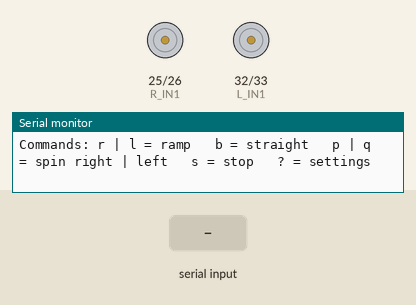
This sketch was run on a simulated ESP32. On the bench: motor-driver pin pairs drawn as motors (green arrow = first pin HIGH = forward, orange = second pin HIGH = backward, longer = more drive, scaled by the enable pin), the last lines printed to the serial monitor. The inputs (shaded band) are chosen by the test bench.

Above: at 1.5 s.
1.6 s: "r" received over Serial
4.6 s: "l" received over Serial
6.1 s: "b" received over Serial
At 6.4 s:
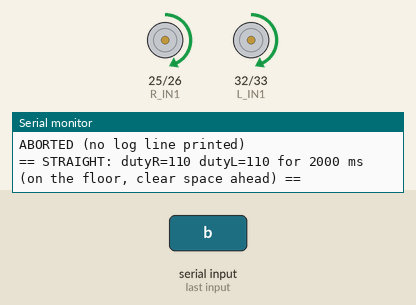
9.1 s: "p" received over Serial
At 9.9 s:
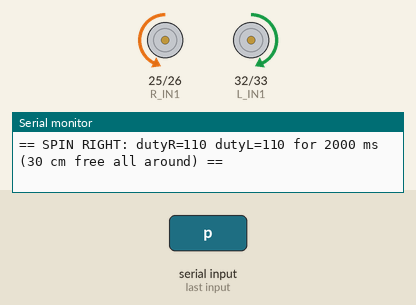
12.1 s: "q" received over Serial
At 13.4 s:
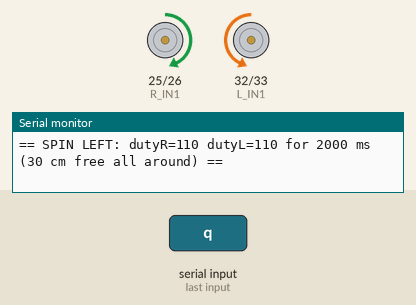
15.1 s: "l" received over Serial
Timing chart, 0 to 18.1 s (numbered marks = the images above; inputs shaded):
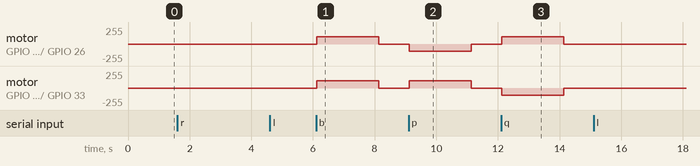

The sketch:

motor_test_v2.ino
```cpp
/*
  motor_test_v2.ino - motor test + calibration log (ESP32 + L298N)

  Board : ESP32 Dev Module (ESP32-WROOM-32, 38 pins)
  Core  : works with arduino-esp32 2.x and 3.x

  Convention
    RIGHT / LEFT = as seen from BEHIND the robot, looking in the direction of motion.
    FORWARD      = toward the caster wheel and the HC-SR04.
    Right motor  = L298N channel A (IN1, IN2, ENA)
    Left  motor  = L298N channel B (IN3, IN4, ENB)

  HOW TO USE
    1. Edit ONLY section 4 (CALIBRATION) between runs, then upload.
    2. Open Serial Monitor at 115200 baud.
    3. Send a command letter, watch the robot, then write the result in the
       log table at the bottom of this file (or in the Doc).
    4. Change ONE number per run.

  COMMANDS
    r = ramp test, right wheel (find MIN_PWM_RIGHT)
    l = ramp test, left wheel  (find MIN_PWM_LEFT)
    b = straight run, both wheels, RUN_MS   (robot on the floor, clear space ahead)
    p = spin in place to the right, RUN_MS  (robot on the floor, 30 cm free all around)
    q = spin in place to the left,  RUN_MS
    s = stop      ? = print current settings
    Any key pressed DURING a test aborts it and stops the motors.

  BEFORE POWERING THE MOTORS
    - ENA and ENB jumpers on the L298N board removed
    - 10k pull-down resistor from ENA and ENB to GND
    - common GND between battery, L298N and ESP32
    - for r / l tests the robot may be lifted; for b / p / q it must be on the floor
*/

#include <Arduino.h>

// ===================== 1) PINS (edit only if the wiring changes) =====================
const int R_IN1 = 25;
const int R_IN2 = 26;
const int R_EN  = 27;   // set to 2 if the ENA wire was NOT moved
const int L_IN1 = 32;
const int L_IN2 = 33;
const int L_EN  = 18;   // set to 15 if the ENB wire was NOT moved

// ===================== 2) DIRECTION FIX =====================
// Change to true ONLY if that wheel turns backward when the code says "forward".
// Do NOT also swap the motor wires, or the two fixes cancel each other.
const bool INVERT_RIGHT = false;
const bool INVERT_LEFT  = false;

// ===================== 3) HARD LIMITS (do not raise: motors are rated 3.7 V) =====================
const int PWM_FREQ = 5000;   // Hz
const int PWM_BITS = 8;      // duty range 0..255
const int PWM_MAX  = 153;    // 60 %

// ===================== 4) CALIBRATION (edit between runs, then record) =====================
// MIN_PWM_* : lowest duty at which that wheel moves the robot smoothly ON THE FLOOR.
//             The values below are PLACEHOLDERS until you measure them with r / l.
const int   MIN_PWM_RIGHT = 90;
const int   MIN_PWM_LEFT  = 90;

// BASE_PWM  : test speed for b / p / q (must be <= PWM_MAX).
const int   BASE_PWM      = 110;

// TRIM_*    : multiplier on each wheel's duty. Keep between 0.80 and 1.00.
//             Robot drifts RIGHT  -> lower TRIM_LEFT  (e.g. 0.97)
//             Robot drifts LEFT   -> lower TRIM_RIGHT (e.g. 0.97)
const float TRIM_RIGHT    = 1.00f;
const float TRIM_LEFT     = 1.00f;

// RUN_MS    : duration of b / p / q.
const int   RUN_MS        = 2000;

// Optional kick-start: a short burst at KICK_PWM to get the wheels moving from rest.
const int   KICK_PWM      = 150;
const int   KICK_MS       = 0;      // 0 = disabled

// ===================== 5) RAMP TEST (r / l) =====================
const int RAMP_START   = 60;
const int RAMP_STEP    = 10;
const int RAMP_STEP_MS = 600;

// ===================== internals =====================
const int R_CH = 0;   // LEDC channels, used by core 2.x only
const int L_CH = 1;
int runNo = 0;

// ---------------- PWM wrappers (core 2.x / 3.x) ----------------
void pwmInit() {
#if ESP_ARDUINO_VERSION_MAJOR >= 3
  ledcAttach(R_EN, PWM_FREQ, PWM_BITS);
  ledcAttach(L_EN, PWM_FREQ, PWM_BITS);
#else
  ledcSetup(R_CH, PWM_FREQ, PWM_BITS);
  ledcAttachPin(R_EN, R_CH);
  ledcSetup(L_CH, PWM_FREQ, PWM_BITS);
  ledcAttachPin(L_EN, L_CH);
#endif
}

void pwmWrite(int pin, int channel, int duty) {
#if ESP_ARDUINO_VERSION_MAJOR >= 3
  (void)channel;
  ledcWrite(pin, duty);
#else
  (void)pin;
  ledcWrite(channel, duty);
#endif
}

// ---------------- Motor control ----------------
// speed: -PWM_MAX .. +PWM_MAX  (positive = forward, 0 = stop)
void setMotor(int in1, int in2, int enPin, int enCh, bool invert, int speed) {
  speed = constrain(speed, -PWM_MAX, PWM_MAX);

  if (speed == 0) {
    pwmWrite(enPin, enCh, 0);
    digitalWrite(in1, LOW);
    digitalWrite(in2, LOW);
    return;
  }

  bool forward = (speed > 0);
  if (invert) forward = !forward;

  digitalWrite(in1, forward ? HIGH : LOW);
  digitalWrite(in2, forward ? LOW : HIGH);
  pwmWrite(enPin, enCh, abs(speed));
}

void setRight(int s) { setMotor(R_IN1, R_IN2, R_EN, R_CH, INVERT_RIGHT, s); }
void setLeft(int s)  { setMotor(L_IN1, L_IN2, L_EN, L_CH, INVERT_LEFT,  s); }
void stopAll()       { setRight(0); setLeft(0); }

int sgn(int v) { return (v > 0) - (v < 0); }

// ---------------- Test helpers ----------------
// Returns true if a key was pressed (and stops the motors).
bool abortRequested() {
  if (Serial.available()) {
    while (Serial.available()) Serial.read();
    stopAll();
    Serial.println("ABORTED (no log line printed)");
    return true;
  }
  return false;
}

// Waits ms milliseconds; returns true if aborted.
bool waitMs(int ms) {
  unsigned long t0 = millis();
  while (millis() - t0 < (unsigned long)ms) {
    if (abortRequested()) return true;
    delay(10);
  }
  return false;
}

// Applies trim to a base duty and clamps to 0..PWM_MAX.
int scaledDuty(int base, float trim) {
  int d = (int)lroundf(base * trim);
  return constrain(d, 0, PWM_MAX);
}

// Runs both wheels for ms. Signed duties (+ = forward).
// Returns true if finished, false if aborted.
bool runBoth(int dutyR, int dutyL, int ms) {
  if (KICK_MS > 0) {
    setRight(sgn(dutyR) * KICK_PWM);
    setLeft(sgn(dutyL) * KICK_PWM);
    if (waitMs(KICK_MS)) return false;
  }
  setRight(dutyR);
  setLeft(dutyL);
  if (waitMs(ms)) return false;
  stopAll();
  return true;
}

void warnIfBelowMin(int dutyR, int dutyL) {
  if (dutyR < MIN_PWM_RIGHT) {
    Serial.printf("WARNING: dutyR=%d is below MIN_PWM_RIGHT=%d, the right wheel may not move.\n", dutyR, MIN_PWM_RIGHT);
  }
  if (dutyL < MIN_PWM_LEFT) {
    Serial.printf("WARNING: dutyL=%d is below MIN_PWM_LEFT=%d, the left wheel may not move.\n", dutyL, MIN_PWM_LEFT);
  }
}

// One CSV line per finished run: copy it as is into your spreadsheet.
void printLogLine(const char* test, int dutyR, int dutyL, int ms) {
  runNo++;
  Serial.printf("CSV,%d,%s,%d,%d,%d,%.2f,%.2f,%d,%d,%d\n",
                runNo, test, MIN_PWM_RIGHT, MIN_PWM_LEFT, BASE_PWM,
                TRIM_RIGHT, TRIM_LEFT, dutyR, dutyL, ms);
  Serial.println("NOW RECORD BY HAND: battery voltage, distance (cm), drift side (L/R/none), notes.");
}

void printConfig() {
  Serial.println("\n--- CURRENT SETTINGS ---");
  Serial.printf("PWM_MAX=%d  MIN_PWM_RIGHT=%d  MIN_PWM_LEFT=%d  BASE_PWM=%d\n",
                PWM_MAX, MIN_PWM_RIGHT, MIN_PWM_LEFT, BASE_PWM);
  Serial.printf("TRIM_RIGHT=%.2f  TRIM_LEFT=%.2f  RUN_MS=%d  KICK_PWM=%d  KICK_MS=%d\n",
                TRIM_RIGHT, TRIM_LEFT, RUN_MS, KICK_PWM, KICK_MS);
  Serial.printf("INVERT_RIGHT=%d  INVERT_LEFT=%d\n", (int)INVERT_RIGHT, (int)INVERT_LEFT);
  Serial.println("CSV columns: CSV,run,test,minR,minL,base,trimR,trimL,dutyR,dutyL,ms");
  if (BASE_PWM > PWM_MAX) {
    Serial.println("WARNING: BASE_PWM is above PWM_MAX, it will be clamped.");
  }
}

// ---------------- Tests ----------------
void rampTest(bool right) {
  const char* name = right ? "RIGHT" : "LEFT";
  Serial.printf("\n== %s wheel: forward ramp ==\n", name);
  Serial.println("Note the duty where the wheel STARTS to turn (on the floor: where the robot starts to move).");

  int d = RAMP_START;
  while (true) {
    int duty = min(d, PWM_MAX);
    if (right) setRight(duty); else setLeft(duty);
    Serial.printf("duty = %d  (%d %%)\n", duty, duty * 100 / 255);
    if (waitMs(RAMP_STEP_MS)) return;
    if (duty == PWM_MAX) break;
    d += RAMP_STEP;
  }

  stopAll();
  Serial.printf("Done. Put the value you noted into MIN_PWM_%s and upload again.\n", name);
}

void straightTest() {
  int dr = scaledDuty(BASE_PWM, TRIM_RIGHT);
  int dl = scaledDuty(BASE_PWM, TRIM_LEFT);
  Serial.printf("\n== STRAIGHT: dutyR=%d dutyL=%d for %d ms (on the floor, clear space ahead) ==\n", dr, dl, RUN_MS);
  warnIfBelowMin(dr, dl);
  if (runBoth(dr, dl, RUN_MS)) printLogLine("straight", dr, dl, RUN_MS);
}

void spinTest(bool toRight) {
  int dr = scaledDuty(BASE_PWM, TRIM_RIGHT);
  int dl = scaledDuty(BASE_PWM, TRIM_LEFT);
  Serial.printf("\n== SPIN %s: dutyR=%d dutyL=%d for %d ms (30 cm free all around) ==\n",
                toRight ? "RIGHT" : "LEFT", dr, dl, RUN_MS);
  warnIfBelowMin(dr, dl);
  // Spin right: left wheel forward, right wheel backward. Spin left: the opposite.
  int r = toRight ? -dr : dr;
  int l = toRight ?  dl : -dl;
  if (runBoth(r, l, RUN_MS)) printLogLine(toRight ? "spin_right" : "spin_left", dr, dl, RUN_MS);
  Serial.println("For spin tests also record the angle turned (degrees).");
}

// ---------------- Arduino entry points ----------------
void setup() {
  Serial.begin(115200);
  delay(300);

  pinMode(R_IN1, OUTPUT);
  pinMode(R_IN2, OUTPUT);
  pinMode(L_IN1, OUTPUT);
  pinMode(L_IN2, OUTPUT);
  digitalWrite(R_IN1, LOW);
  digitalWrite(R_IN2, LOW);
  digitalWrite(L_IN1, LOW);
  digitalWrite(L_IN2, LOW);

  pwmInit();
  stopAll();

  Serial.println("\nMotor test v2 ready.");
  printConfig();
  Serial.println("Commands: r | l = ramp   b = straight   p | q = spin right | left   s = stop   ? = settings");
}

void loop() {
  if (!Serial.available()) return;

  char c = Serial.read();
  delay(20);                                  // let the rest of the line arrive
  while (Serial.available()) Serial.read();   // drain it, so a newline does not abort the test

  switch (c) {
    case 'r': rampTest(true);    break;
    case 'l': rampTest(false);   break;
    case 'b': straightTest();    break;
    case 'p': spinTest(true);    break;
    case 'q': spinTest(false);   break;
    case 's': stopAll(); Serial.println("STOP"); break;
    case '?': printConfig();     break;
    default: break;                            // ignore anything else
  }
}

/*
  ===================== TEST LOG (copy to your notebook / spreadsheet) =====================
  Run | Test     | minR | minL | base | trimR | trimL | ms   | Battery V | Distance cm | Drift L/R/none | Angle deg | Notes
  ----+----------+------+------+------+-------+-------+------+-----------+-------------+----------------+-----------+------
   1  |          |      |      |      |       |       |      |           |             |                |           |
   2  |          |      |      |      |       |       |      |           |             |                |           |
   3  |          |      |      |      |       |       |      |           |             |                |           |
   4  |          |      |      |      |       |       |      |           |             |                |           |
   5  |          |      |      |      |       |       |      |           |             |                |           |

  Tip: Run numbers restart at 1 after every reset or upload, so keep your own numbering in the table.
*/
```

Measured:
- after the input at 6.1 s, motor on GPIO 25 (R_IN1) / GPIO 26 (R_IN2), motor on GPIO 32 (L_IN1) / GPIO 33 (L_IN2): stopped → forward 110/255 at once, → stopped 2.0 s later
- after the input at 9.1 s, motor on GPIO 25 (R_IN1) / GPIO 26 (R_IN2): stopped → backward 110/255 at once, → stopped 2.0 s later; motor on GPIO 32 (L_IN1) / GPIO 33 (L_IN2): stopped → forward 110/255 at once, → stopped 2.0 s later
- after the input at 12.1 s, motor on GPIO 25 (R_IN1) / GPIO 26 (R_IN2): stopped → forward 110/255 at once, → stopped 2.0 s later; motor on GPIO 32 (L_IN1) / GPIO 33 (L_IN2): stopped → backward 110/255 at once, → stopped 2.0 s later
